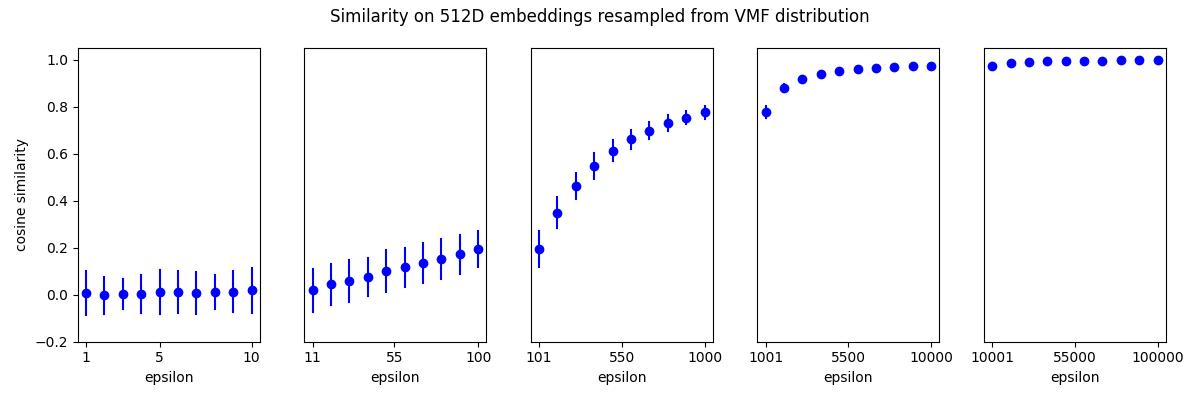

Reproduce this figure in Python.
import sys

import matplotlib.pyplot as plt
import numpy as np
import scipy
import tqdm
from sklearn.metrics.pairwise import cosine_similarity

sys.path.append("..")

from utils.inference.anonymization import rvMF

if __name__ == "__main__":
    emb_dim = 512

    spacings = [
        np.linspace(1, 10, 10),
        np.linspace(11, 100, 10),
        np.linspace(101, 1000, 10),
        np.linspace(1001, 10000, 10),
        np.linspace(10001, 100000, 10),
    ]

    fig, ax = plt.subplots(1, 5)

    for j, spacing in enumerate(spacings):
        for eps in tqdm.tqdm(spacing):
            cos_sims = []
            for i in range(100):
                real = np.random.rand(emb_dim) - 0.5
                real = real / np.linalg.norm(real)

                rotated = rvMF(1, np.copy(real) * eps)
                rotated = np.squeeze(rotated)
                rotated = rotated / np.linalg.norm(rotated)

                cs = np.mean(
                    cosine_similarity(real.reshape(1, -1), rotated.reshape(1, -1))
                )
                cos_sims.append(cs)

            ax[j].scatter([eps], [np.mean(cos_sims)], color="blue")
            # ax[j].plot(
            #     [eps, eps],
            #     [
            #         np.mean(cos_sims) - np.std(cos_sims),
            #         np.mean(cos_sims) + np.std(cos_sims),
            #     ],
            #     color="blue",
            # )

            cis = scipy.stats.norm.interval(
                0.95, loc=np.mean(cos_sims), scale=np.std(cos_sims)
            )
            ax[j].plot([eps, eps], [cis[0], cis[1]], color="blue")

            ax[j].set_ylim(-0.2, 1.05)
            if j != 0:
                ax[j].set_ylabel(None)
                ax[j].set_yticks([])
            ax[j].set_xlabel("epsilon")
            ax[j].set_xticks([spacing[0], (spacing[0] + spacing[-1]) // 2, spacing[-1]])

    ax[0].set_ylabel("cosine similarity")
    fig.set_size_inches(12, 4)
    fig.suptitle("Similarity on 512D embeddings resampled from VMF distribution")
    plt.tight_layout()
    plt.savefig("vmf_cos_sim.jpg")
